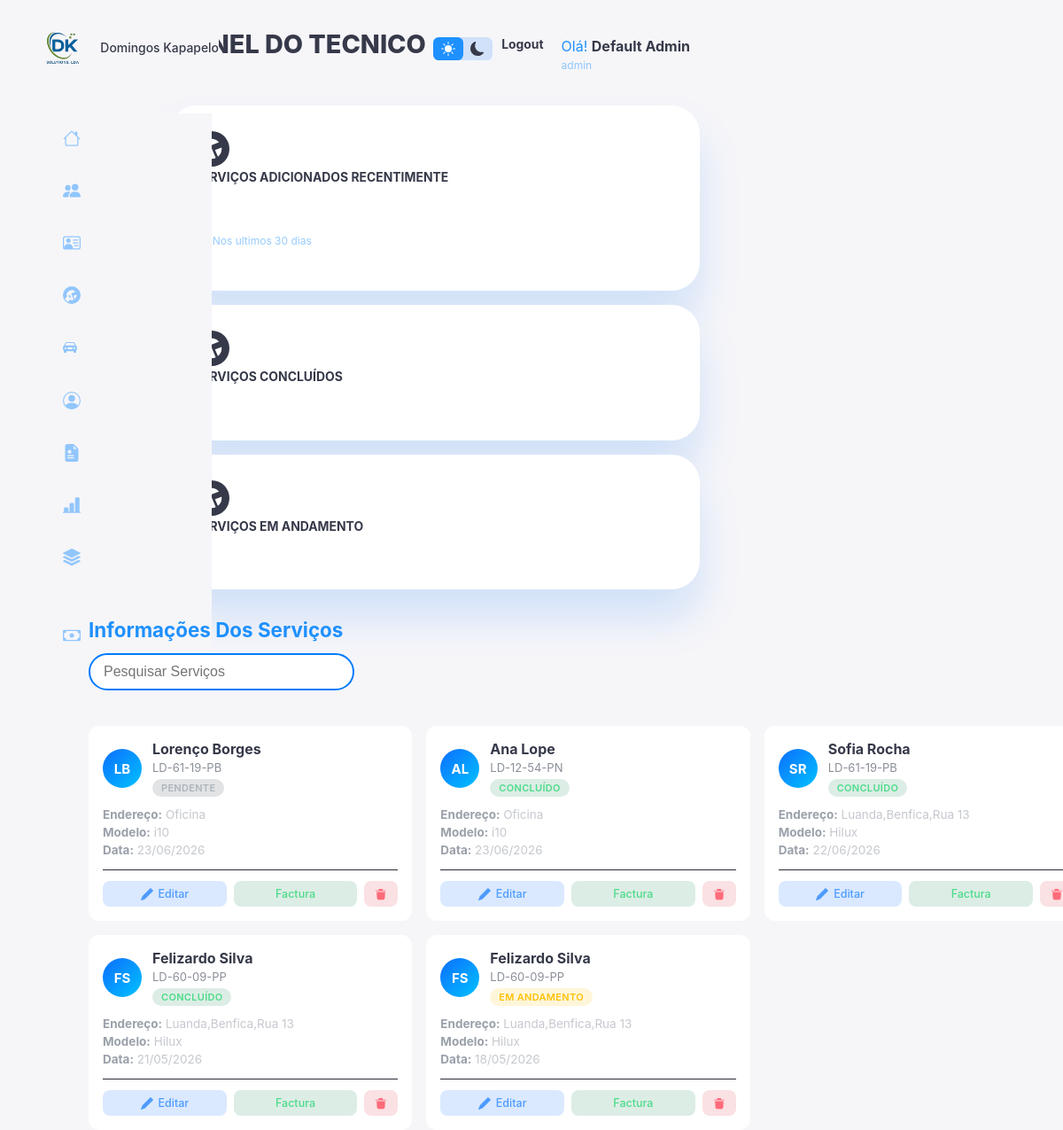
The app's page /Admistrador/servicos_adquiridos.php (signed in), older data.
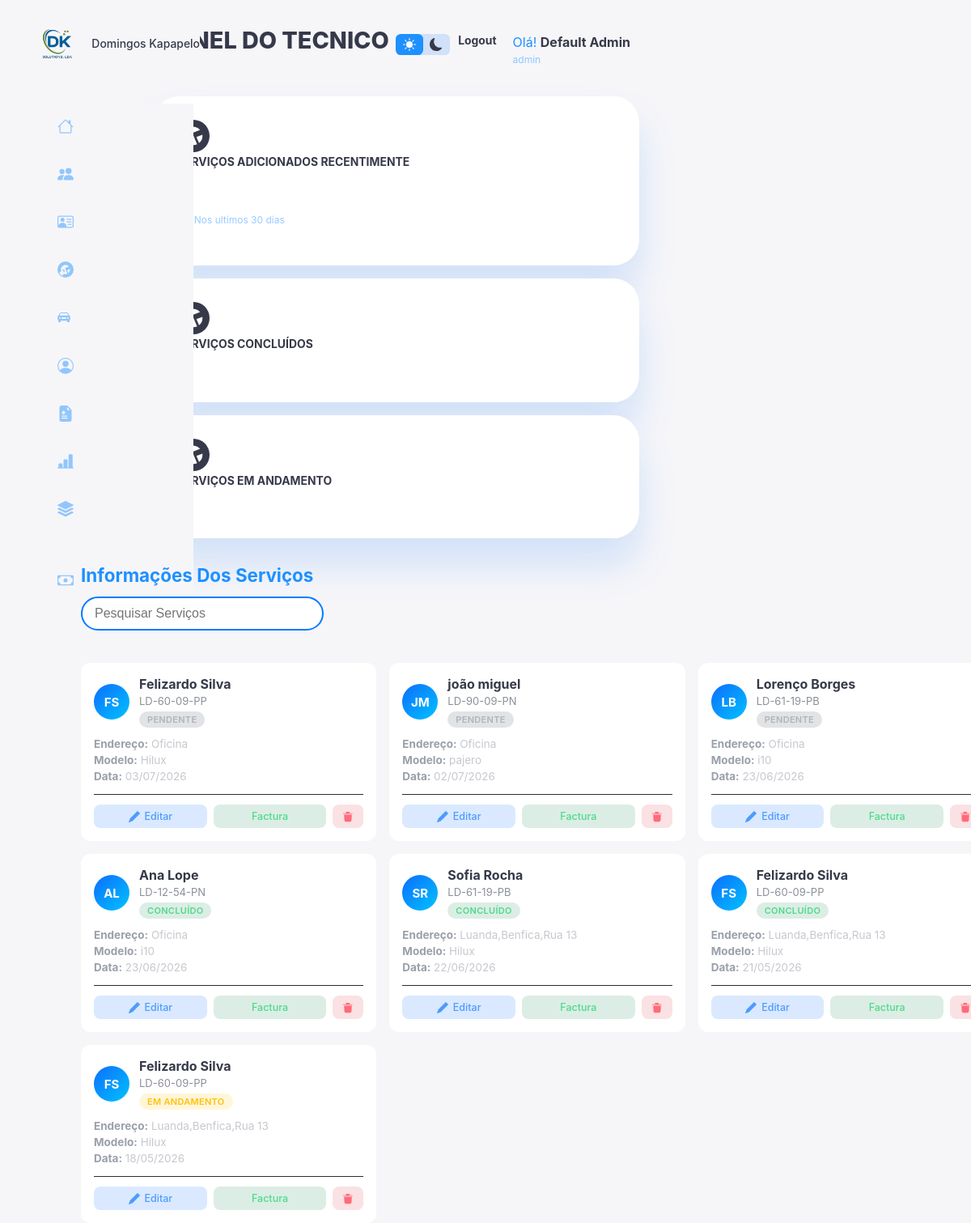
The same page, newer data.
### tables this page shows
CREATE TABLE `servicos` (
  `id` int(11) NOT NULL,
  `placa_carro` varchar(50) DEFAULT NULL,
  `nome_cliente` varchar(100) DEFAULT NULL,
  `modelo_carro` varchar(100) DEFAULT NULL,
  `endereco` text DEFAULT NULL,
  `obs` text DEFAULT NULL,
  `total` decimal(10,2) DEFAULT NULL,
  `data_registo` timestamp NOT NULL DEFAULT current_timestamp(),
  `id_mecanico` int(11) DEFAULT NULL,
  `data` datetime DEFAULT current_timestamp(),
  `status` enum('concluido','pendente','andamento','cancelado') NOT NULL DEFAULT 'pendente',
  `id_cliente` int(11) DEFAULT NULL,
  `deslocacao` decimal(10,2) NOT NULL DEFAULT 0.00,
  `cobranca` decimal(10,2) DEFAULT NULL,
  `descricao_servico` varchar(255) NOT NULL
);

### Admistrador/servicos_adquiridos.php (the view, shortened to what the changed rows need)
<?php
        include_once("./models/servico_model.php");
?>
<!DOCTYPE html>
<html lang="pt">
 <head>
    <link rel="stylesheet" href="../views/css/servicos.css?v=1.0">
  </head>
   <body>
    <div class="container">
         <?php include_once('sidebar.php');?>
              <main>
                <h1 class="cina">PAINEL DO  TECNICO</h1>
                 <div class="insights">
                    <div class="sales">
                        <div class="midlle">
                              <?php
                            $nivel = $_SESSION['nivel'] ?? '';
                            $id_funcionario_logado = $_SESSION['id_funcionario'] ?? null;
                            $sql_servicos_recentes = "
                                SELECT COUNT(*) AS total
                                FROM servicos
                                WHERE data_registo >= DATE_SUB(NOW(), INTERVAL 30 DAY)
                            ";
                            if ($nivel === 'tecnico') {
                                $sql_servicos_recentes .= " AND id_mecanico = ?";
                                $stmt = $conn->prepare($sql_servicos_recentes);
                                $stmt->bind_param("i", $id_funcionario_logado);
                                $stmt->execute();
                                $result_servicos_recentes = $stmt->get_result();
                            } else {
                                $result_servicos_recentes = mysqli_query($conn, $sql_servicos_recentes);
                            }
                            $row_servicos_recentes = mysqli_fetch_assoc($result_servicos_recentes);
                            $total_servicos_recentes = $row_servicos_recentes['total'];
                            ?>
                            <p class="numero-dashboard"><h1><?= $total_servicos_recentes ?></h1></p>
                        </div>
                    </div>
                           <div class="sales">
                        <div class="midlle">
                                                <?php
                        $nivel = $_SESSION['nivel'] ?? '';
                        $id_funcionario_logado = $_SESSION['id_funcionario'] ?? null;
                        $sql_servicos_concluidos = "SELECT COUNT(*) AS total FROM servicos WHERE status = 'concluido'";
                        if ($nivel === 'tecnico') {
                            $sql_servicos_concluidos .= " AND id_mecanico = ?";
                            $stmt = $conn->prepare($sql_servicos_concluidos);
                            $stmt->bind_param("i", $id_funcionario_logado);
                            $stmt->execute();
                            $result_servicos_concluidos = $stmt->get_result();
                        } else {
                            $result_servicos_concluidos = mysqli_query($conn, $sql_servicos_concluidos);
                        }
                        $row_servicos_concluidos = mysqli_fetch_assoc($result_servicos_concluidos);
                        $total_servicos_concluidos = $row_servicos_concluidos['total'];
                        ?>
                        <div class="numero-dashboard"><h1><?= $total_servicos_concluidos ?></h1></div>
                        </div>
                    </div>
                        <div class="sales">
                        <div class="midlle">
                                            <?php
                $nivel = $_SESSION['nivel'] ?? '';
                $id_funcionario_logado = $_SESSION['id_funcionario'] ?? null;
                $sql_servicos_andamento = "SELECT COUNT(*) AS total FROM servicos WHERE status = 'andamento'";
                if ($nivel === 'tecnico') {
                    $sql_servicos_andamento .= " AND id_mecanico = ?";
                    $stmt = $conn->prepare($sql_servicos_andamento);
                    $stmt->bind_param("i", $id_funcionario_logado);
                    $stmt->execute();
                    $result_servicos_andamento = $stmt->get_result();
                } else {
                    $result_servicos_andamento = mysqli_query($conn, $sql_servicos_andamento);
                }
                $row_servicos_andamento = mysqli_fetch_assoc($result_servicos_andamento);
                $total_servicos_andamento = $row_servicos_andamento['total'];
                ?>
                <div class="numero-dashboard"><h1><?= $total_servicos_andamento ?></h1></div>
                        </div>
                    </div>
                 </div>
            <div class="Recent-Order">
                <h2>Informações Dos Serviços</h2>
<?php
include_once('./configuracao/conexao.php');
$nivel = $_SESSION['nivel'] ?? '';
$pesquisa = trim($_GET['pesquisa'] ?? '');
$sql = "
    SELECT s.*
    FROM servicos s
";
$sql .= " ORDER BY s.data_registo DESC";
$stmt = $conn->prepare($sql);
$stmt->execute();
$result = $stmt->get_result();
?>
<div class="servicos-grid">
<?php
if ($result->num_rows > 0) {
    while ($row = $result->fetch_assoc()) {
        $partes = explode(' ', trim($row['nome_cliente']));
        $iniciais = strtoupper(substr($partes[0], 0, 1) . (isset($partes[1]) ? substr($partes[1], 0, 1) : ''));
        $status = $row['status'];
        switch ($status) {
            case 'andamento':
                $status_classe = 'status-andamento';
                $status_texto = 'Em Andamento';
                break;
            case 'concluido':
                $status_classe = 'status-concluido';
                $status_texto = 'Concluído';
                break;
            default:
                $status_classe = 'status-pendente';
                $status_texto = 'Pendente';
                break;
        }
        $data_formatada = date('d/m/Y', strtotime($row['data_registo']));
        echo "<div class='servico-card'>";
        echo "<div class='servico-header'>";
        echo "<div class='avatar'>{$iniciais}</div>";
        echo "<div class='servico-info'>";
        echo "<h4>" . htmlspecialchars($row['nome_cliente']) . "</h4>";
        echo "<span class='placa'>" . htmlspecialchars($row['placa_carro']) . "</span><br>";
        echo "<span class='status-badge {$status_classe}'>{$status_texto}</span>";
        echo "</div></div>";
        echo "<div class='servico-detalhes'>";
        echo "<p><strong>Endereço:</strong> " . htmlspecialchars($row['endereco']) . "</p>";
        echo "<p><strong>Modelo:</strong> " . htmlspecialchars($row['modelo_carro']) . "</p>";
        echo "<p><strong>Data:</strong> {$data_formatada}</p>";
        echo "</div>";
        echo "<div class='servico-acoes'>";
        echo "<a class='btn-acao btn-editar' href='editar_servico.php?id=" . (int)$row['id'] . "'>
                <svg xmlns='http://www.w3.org/2000/svg' width='14' height='14' fill='currentColor' viewBox='0 0 16 16'>
                    <path d='M12.146.146a.5.5 0 0 1 .708 0l3 3a.5.5 0 0 1 0 .708l-10 10a.5.5 0 0 1-.168.11l-5 2a.5.5 0 0 1-.65-.65l2-5a.5.5 0 0 1 .11-.168z'/>
                </svg> Editar
              </a>";
        echo "<a class='btn-acao btn-factura' href='factura.php?id=" . (int)$row['id'] . "' target='_blank'>
                Factura
              </a>";
        if ($nivel === 'admin') {
            echo "<a class='btn-acao btn-deletar' href='models/eliminar_servico.php?id=" . (int)$row['id'] . "' onclick=\"return confirm('Tem certeza que deseja deletar?')\">
                    <svg xmlns='http://www.w3.org/2000/svg' width='14' height='14' fill='currentColor' viewBox='0 0 16 16'>
                        <path d='M6.5 1h3a1 1 0 0 1 1 1V3h4v1H1V3h4V2a1 1 0 0 1 1-1z'/>
                        <path d='M2.5 5h11l-.5 8.5A2 2 0 0 1 11 15H5a2 2 0 0 1-2-1.5L2.5 5z'/>
                    </svg>
                  </a>";
        }
        echo "</div>";
        echo "</div>";
    }
} else {
    if ($pesquisa != '') {
        echo "<p class='sem-resultado'>Nenhum registro encontrado</p>";
    } else {
        echo "<p class='sem-resultado'>Nenhum serviço encontrado</p>";
    }
}
?>
</div>
            </div>
              </main>
        </div>
 </body>
</html>

Row changes from the older to the newer data that the page shows:
added servicos: nome_cliente "FS", nome_cliente "Felizardo Silva", placa_carro "LD-60-09-PP", status "PENDENTE", endereco "Oficina", modelo_carro "Hilux", data_registo "03/07/2026"
added servicos: nome_cliente "JM", nome_cliente "joão miguel", placa_carro "LD-90-09-PN", status "PENDENTE", endereco "Oficina", modelo_carro "pajero", data_registo "02/07/2026"
